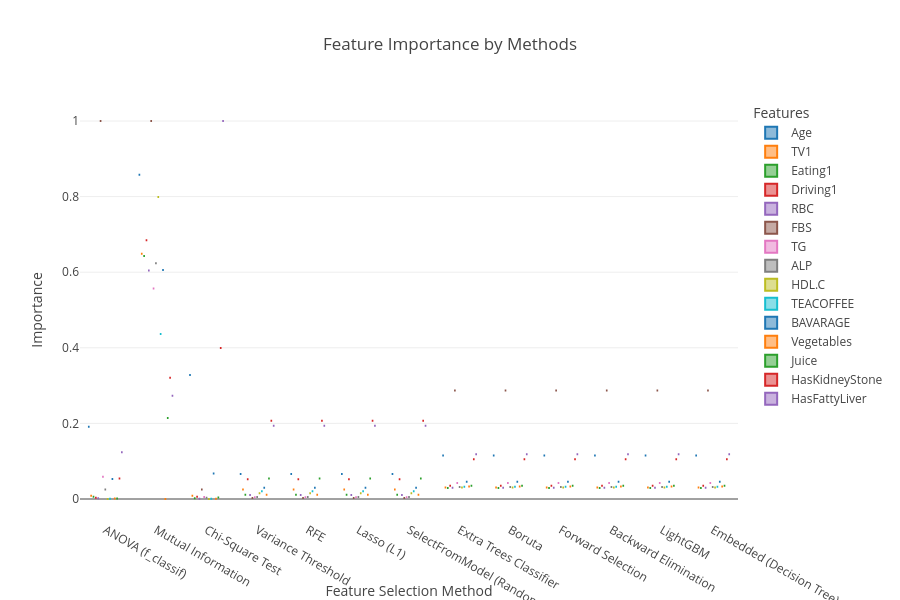

The code cell stored with this chart in its notebook:
### Code cell
# Improved visualization of feature importance
importance_df = pd.DataFrame(feature_importances).T
importance_df.columns = X_train.columns 
importance_df.columns = importance_df.columns.str.replace(r'num_imputer__','')
importance_df = importance_df.reset_index().rename(columns={'index': 'Feature Selection Method'})
# Melt the DataFrame for better visualization
importance_melted = importance_df.melt(id_vars=['Feature Selection Method'], 
                                       var_name='Feature', 
                                       value_name='Importance')

# Plotly box plot for feature importance comparison
fig_importance = px.box(
    importance_melted,
    x='Feature Selection Method',
    y='Importance',
    color='Feature',
    title='Feature Importance by Methods',
    labels={'Importance': 'Feature Importance', 'Feature Selection Method': 'Method'},
    height=600
)
fig_importance.update_layout(legend_title="Features", xaxis_title="Feature Selection Method", yaxis_title="Importance")
fig_importance.show()

### Figure 1 — Plotly figure (JSON) as saved in the notebook; plotly's stock layout.template omitted (floating-point values rounded to 4 significant figures)
{"data": [{"alignmentgroup": "True", "hovertemplate": "Feature=Age<br>Method=%{x}<br>Feature Importance=%{y}<extra></extra>", "legendgroup": "Age", "marker": {"color": "#1F77B4"}, "name": "Age", "notched": false, "offsetgroup": "Age", "orientation": "v", "showlegend": true, "type": "box", "x": ["ANOVA (f_classif)", "Mutual Information", "Chi-Square Test", "Variance Threshold", "RFE", "Lasso (L1)", "SelectFromModel (Random Forest)", "Extra Trees Classifier", "Boruta", "Forward Selection", "Backward Elimination", "LightGBM", "Embedded (Decision Tree)"], "x0": " ", "xaxis": "x", "y": [0.191, 0.8581, 0.3283, 0.06581, 0.06581, 0.06581, 0.06581, 0.1149, 0.1149, 0.1149, 0.1149, 0.1149, 0.1149], "y0": " ", "yaxis": "y"}, {"alignmentgroup": "True", "hovertemplate": "Feature=TV1<br>Method=%{x}<br>Feature Importance=%{y}<extra></extra>", "legendgroup": "TV1", "marker": {"color": "#FF7F0E"}, "name": "TV1", "notched": false, "offsetgroup": "TV1", "orientation": "v", "showlegend": true, "type": "box", "x": ["ANOVA (f_classif)", "Mutual Information", "Chi-Square Test", "Variance Threshold", "RFE", "Lasso (L1)", "SelectFromModel (Random Forest)", "Extra Trees Classifier", "Boruta", "Forward Selection", "Backward Elimination", "LightGBM", "Embedded (Decision Tree)"], "x0": " ", "xaxis": "x", "y": [0.008795, 0.6486, 0.008379, 0.02532, 0.02532, 0.02532, 0.02532, 0.03018, 0.03018, 0.03018, 0.03018, 0.03018, 0.03018], "y0": " ", "yaxis": "y"}, {"alignmentgroup": "True", "hovertemplate": "Feature=Eating1<br>Method=%{x}<br>Feature Importance=%{y}<extra></extra>", "legendgroup": "Eating1", "marker": {"color": "#2CA02C"}, "name": "Eating1", "notched": false, "offsetgroup": "Eating1", "orientation": "v", "showlegend": true, "type": "box", "x": ["ANOVA (f_classif)", "Mutual Information", "Chi-Square Test", "Variance Threshold", "RFE", "Lasso (L1)", "SelectFromModel (Random Forest)", "Extra Trees Classifier", "Boruta", "Forward Selection", "Backward Elimination", "LightGBM", "Embedded (Decision Tree)"], "x0": " ", "xaxis": "x", "y": [0.005632, 0.6428, 0.001872, 0.0113, 0.0113, 0.0113, 0.0113, 0.02941, 0.02941, 0.02941, 0.02941, 0.02941, 0.02941], "y0": " ", "yaxis": "y"}, {"alignmentgroup": "True", "hovertemplate": "Feature=Driving1<br>Method=%{x}<br>Feature Importance=%{y}<extra></extra>", "legendgroup": "Driving1", "marker": {"color": "#D62728"}, "name": "Driving1", "notched": false, "offsetgroup": "Driving1", "orientation": "v", "showlegend": true, "type": "box", "x": ["ANOVA (f_classif)", "Mutual Information", "Chi-Square Test", "Variance Threshold", "RFE", "Lasso (L1)", "SelectFromModel (Random Forest)", "Extra Trees Classifier", "Boruta", "Forward Selection", "Backward Elimination", "LightGBM", "Embedded (Decision Tree)"], "x0": " ", "xaxis": "x", "y": [0.003252, 0.6845, 0.006141, 0.05239, 0.05239, 0.05239, 0.05239, 0.03477, 0.03477, 0.03477, 0.03477, 0.03477, 0.03477], "y0": " ", "yaxis": "y"}, {"alignmentgroup": "True", "hovertemplate": "Feature=RBC<br>Method=%{x}<br>Feature Importance=%{y}<extra></extra>", "legendgroup": "RBC", "marker": {"color": "#9467BD"}, "name": "RBC", "notched": false, "offsetgroup": "RBC", "orientation": "v", "showlegend": true, "type": "box", "x": ["ANOVA (f_classif)", "Mutual Information", "Chi-Square Test", "Variance Threshold", "RFE", "Lasso (L1)", "SelectFromModel (Random Forest)", "Extra Trees Classifier", "Boruta", "Forward Selection", "Backward Elimination", "LightGBM", "Embedded (Decision Tree)"], "x0": " ", "xaxis": "x", "y": [0.001896, 0.6044, 0.0006335, 0.01083, 0.01083, 0.01083, 0.01083, 0.02966, 0.02966, 0.02966, 0.02966, 0.02966, 0.02966], "y0": " ", "yaxis": "y"}, {"alignmentgroup": "True", "hovertemplate": "Feature=FBS<br>Method=%{x}<br>Feature Importance=%{y}<extra></extra>", "legendgroup": "FBS", "marker": {"color": "#8C564B"}, "name": "FBS", "notched": false, "offsetgroup": "FBS", "orientation": "v", "showlegend": true, "type": "box", "x": ["ANOVA (f_classif)", "Mutual Information", "Chi-Square Test", "Variance Threshold", "RFE", "Lasso (L1)", "SelectFromModel (Random Forest)", "Extra Trees Classifier", "Boruta", "Forward Selection", "Backward Elimination", "LightGBM", "Embedded (Decision Tree)"], "x0": " ", "xaxis": "x", "y": [1, 1, 0.02495, 0.002493, 0.002493, 0.002493, 0.002493, 0.2869, 0.2869, 0.2869, 0.2869, 0.2869, 0.2869], "y0": " ", "yaxis": "y"}, {"alignmentgroup": "True", "hovertemplate": "Feature=TG<br>Method=%{x}<br>Feature Importance=%{y}<extra></extra>", "legendgroup": "TG", "marker": {"color": "#E377C2"}, "name": "TG", "notched": false, "offsetgroup": "TG", "orientation": "v", "showlegend": true, "type": "box", "x": ["ANOVA (f_classif)", "Mutual Information", "Chi-Square Test", "Variance Threshold", "RFE", "Lasso (L1)", "SelectFromModel (Random Forest)", "Extra Trees Classifier", "Boruta", "Forward Selection", "Backward Elimination", "LightGBM", "Embedded (Decision Tree)"], "x0": " ", "xaxis": "x", "y": [0.0591, 0.5572, 0.005133, 0.004385, 0.004385, 0.004385, 0.004385, 0.0422, 0.0422, 0.0422, 0.0422, 0.0422, 0.0422], "y0": " ", "yaxis": "y"}, {"alignmentgroup": "True", "hovertemplate": "Feature=ALP<br>Method=%{x}<br>Feature Importance=%{y}<extra></extra>", "legendgroup": "ALP", "marker": {"color": "#7F7F7F"}, "name": "ALP", "notched": false, "offsetgroup": "ALP", "orientation": "v", "showlegend": true, "type": "box", "x": ["ANOVA (f_classif)", "Mutual Information", "Chi-Square Test", "Variance Threshold", "RFE", "Lasso (L1)", "SelectFromModel (Random Forest)", "Extra Trees Classifier", "Boruta", "Forward Selection", "Backward Elimination", "LightGBM", "Embedded (Decision Tree)"], "x0": " ", "xaxis": "x", "y": [0.02517, 0.6237, 0.003405, 0.005067, 0.005067, 0.005067, 0.005067, 0.03193, 0.03193, 0.03193, 0.03193, 0.03193, 0.03193], "y0": " ", "yaxis": "y"}, {"alignmentgroup": "True", "hovertemplate": "Feature=HDL.C<br>Method=%{x}<br>Feature Importance=%{y}<extra></extra>", "legendgroup": "HDL.C", "marker": {"color": "#BCBD22"}, "name": "HDL.C", "notched": false, "offsetgroup": "HDL.C", "orientation": "v", "showlegend": true, "type": "box", "x": ["ANOVA (f_classif)", "Mutual Information", "Chi-Square Test", "Variance Threshold", "RFE", "Lasso (L1)", "SelectFromModel (Random Forest)", "Extra Trees Classifier", "Boruta", "Forward Selection", "Backward Elimination", "LightGBM", "Embedded (Decision Tree)"], "x0": " ", "xaxis": "x", "y": [0, 0.7992, 0, 0.01505, 0.01505, 0.01505, 0.01505, 0.03074, 0.03074, 0.03074, 0.03074, 0.03074, 0.03074], "y0": " ", "yaxis": "y"}, {"alignmentgroup": "True", "hovertemplate": "Feature=TEACOFFEE<br>Method=%{x}<br>Feature Importance=%{y}<extra></extra>", "legendgroup": "TEACOFFEE", "marker": {"color": "#17BECF"}, "name": "TEACOFFEE", "notched": false, "offsetgroup": "TEACOFFEE", "orientation": "v", "showlegend": true, "type": "box", "x": ["ANOVA (f_classif)", "Mutual Information", "Chi-Square Test", "Variance Threshold", "RFE", "Lasso (L1)", "SelectFromModel (Random Forest)", "Extra Trees Classifier", "Boruta", "Forward Selection", "Backward Elimination", "LightGBM", "Embedded (Decision Tree)"], "x0": " ", "xaxis": "x", "y": [0.0004508, 0.4363, 0.0003596, 0.02043, 0.02043, 0.02043, 0.02043, 0.03261, 0.03261, 0.03261, 0.03261, 0.03261, 0.03261], "y0": " ", "yaxis": "y"}, {"alignmentgroup": "True", "hovertemplate": "Feature=BAVARAGE<br>Method=%{x}<br>Feature Importance=%{y}<extra></extra>", "legendgroup": "BAVARAGE", "marker": {"color": "#1F77B4"}, "name": "BAVARAGE", "notched": false, "offsetgroup": "BAVARAGE", "orientation": "v", "showlegend": true, "type": "box", "x": ["ANOVA (f_classif)", "Mutual Information", "Chi-Square Test", "Variance Threshold", "RFE", "Lasso (L1)", "SelectFromModel (Random Forest)", "Extra Trees Classifier", "Boruta", "Forward Selection", "Backward Elimination", "LightGBM", "Embedded (Decision Tree)"], "x0": " ", "xaxis": "x", "y": [0.05308, 0.6057, 0.06727, 0.03007, 0.03007, 0.03007, 0.03007, 0.0454, 0.0454, 0.0454, 0.0454, 0.0454, 0.0454], "y0": " ", "yaxis": "y"}, {"alignmentgroup": "True", "hovertemplate": "Feature=Vegetables<br>Method=%{x}<br>Feature Importance=%{y}<extra></extra>", "legendgroup": "Vegetables", "marker": {"color": "#FF7F0E"}, "name": "Vegetables", "notched": false, "offsetgroup": "Vegetables", "orientation": "v", "showlegend": true, "type": "box", "x": ["ANOVA (f_classif)", "Mutual Information", "Chi-Square Test", "Variance Threshold", "RFE", "Lasso (L1)", "SelectFromModel (Random Forest)", "Extra Trees Classifier", "Boruta", "Forward Selection", "Backward Elimination", "LightGBM", "Embedded (Decision Tree)"], "x0": " ", "xaxis": "x", "y": [0.001126, 0, 0.0003356, 0.01142, 0.01142, 0.01142, 0.01142, 0.03282, 0.03282, 0.03282, 0.03282, 0.03282, 0.03282], "y0": " ", "yaxis": "y"}, {"alignmentgroup": "True", "hovertemplate": "Feature=Juice<br>Method=%{x}<br>Feature Importance=%{y}<extra></extra>", "legendgroup": "Juice", "marker": {"color": "#2CA02C"}, "name": "Juice", "notched": false, "offsetgroup": "Juice", "orientation": "v", "showlegend": true, "type": "box", "x": ["ANOVA (f_classif)", "Mutual Information", "Chi-Square Test", "Variance Threshold", "RFE", "Lasso (L1)", "SelectFromModel (Random Forest)", "Extra Trees Classifier", "Boruta", "Forward Selection", "Backward Elimination", "LightGBM", "Embedded (Decision Tree)"], "x0": " ", "xaxis": "x", "y": [0.001642, 0.2141, 0.003671, 0.054, 0.054, 0.054, 0.054, 0.03493, 0.03493, 0.03493, 0.03493, 0.03493, 0.03493], "y0": " ", "yaxis": "y"}, {"alignmentgroup": "True", "hovertemplate": "Feature=HasKidneyStone<br>Method=%{x}<br>Feature Importance=%{y}<extra></extra>", "legendgroup": "HasKidneyStone", "marker": {"color": "#D62728"}, "name": "HasKidneyStone", "notched": false, "offsetgroup": "HasKidneyStone", "orientation": "v", "showlegend": true, "type": "box", "x": ["ANOVA (f_classif)", "Mutual Information", "Chi-Square Test", "Variance Threshold", "RFE", "Lasso (L1)", "SelectFromModel (Random Forest)", "Extra Trees Classifier", "Boruta", "Forward Selection", "Backward Elimination", "LightGBM", "Embedded (Decision Tree)"], "x0": " ", "xaxis": "x", "y": [0.05436, 0.3211, 0.3993, 0.2071, 0.2071, 0.2071, 0.2071, 0.105, 0.105, 0.105, 0.105, 0.105, 0.105], "y0": " ", "yaxis": "y"}, {"alignmentgroup": "True", "hovertemplate": "Feature=HasFattyLiver<br>Method=%{x}<br>Feature Importance=%{y}<extra></extra>", "legendgroup": "HasFattyLiver", "marker": {"color": "#9467BD"}, "name": "HasFattyLiver", "notched": false, "offsetgroup": "HasFattyLiver", "orientation": "v", "showlegend": true, "type": "box", "x": ["ANOVA (f_classif)", "Mutual Information", "Chi-Square Test", "Variance Threshold", "RFE", "Lasso (L1)", "SelectFromModel (Random Forest)", "Extra Trees Classifier", "Boruta", "Forward Selection", "Backward Elimination", "LightGBM", "Embedded (Decision Tree)"], "x0": " ", "xaxis": "x", "y": [0.1236, 0.2732, 1, 0.1939, 0.1939, 0.1939, 0.1939, 0.1186, 0.1186, 0.1186, 0.1186, 0.1186, 0.1186], "y0": " ", "yaxis": "y"}], "layout": {"boxmode": "group", "height": 600, "legend": {"title": {"text": "Features"}, "tracegroupgap": 0}, "title": {"text": "Feature Importance by Methods"}, "xaxis": {"anchor": "y", "domain": [0, 1], "title": {"text": "Feature Selection Method"}}, "yaxis": {"anchor": "x", "domain": [0, 1], "title": {"text": "Importance"}}}}
